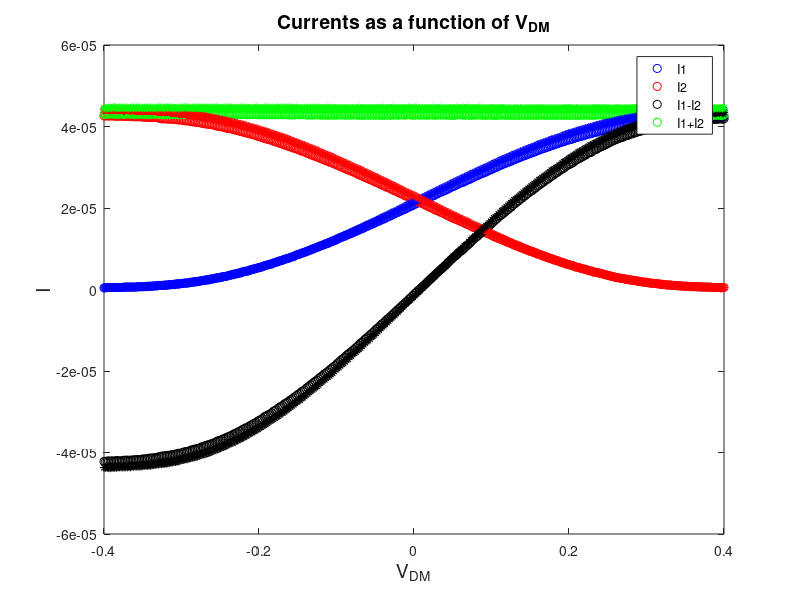
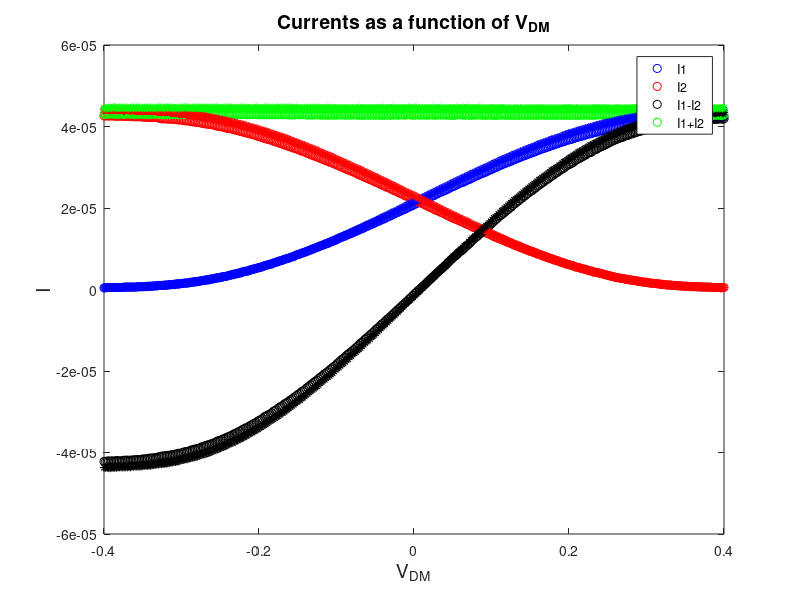

Write the MATLAB code that produced these figures, in order.

clear all
load('V=2V_I1_meas_strong.mat');
I1a=I1;
load('V=2V_I2_meas_strong.mat');
figure(1);
plot(V_src,I1a,'ob'); hold on;
plot(V_src,I1,'or'); 
plot(V_src,I1a-I1,'ok');
plot(V_src,I1a+I1,'og'); 

clear all
load('V=3V_I1_meas_strong.mat');
I1a=I1;
load('V=3V_I2_meas_strong.mat');
figure(1);
plot(V_src,I1a,'.b'); hold on;
plot(V_src,I1,'.r'); 
plot(V_src,I1a-I1,'.k');
plot(V_src,I1a+I1,'.g'); 

clear all
load('V=4V_I1_meas_strong.mat');
I1a=I1;
load('V=4V_I2_meas_strong.mat');
figure(1);
plot(V_src,I1a,'*b'); hold on;
plot(V_src,I1,'*r'); 
plot(V_src,I1a-I1,'*k');
plot(V_src,I1a+I1,'*g'); 
legend('I1','I2','I1-I2','I1+I2','location','best')

title('Currents as a function of V_{DM}','FontSize',14);
xlabel('V_{DM}','FontSize',14);
ylabel('I','FontSize',14)

print '-depsc' currents_strong
saveas(gcf,'currents_strong.png')
